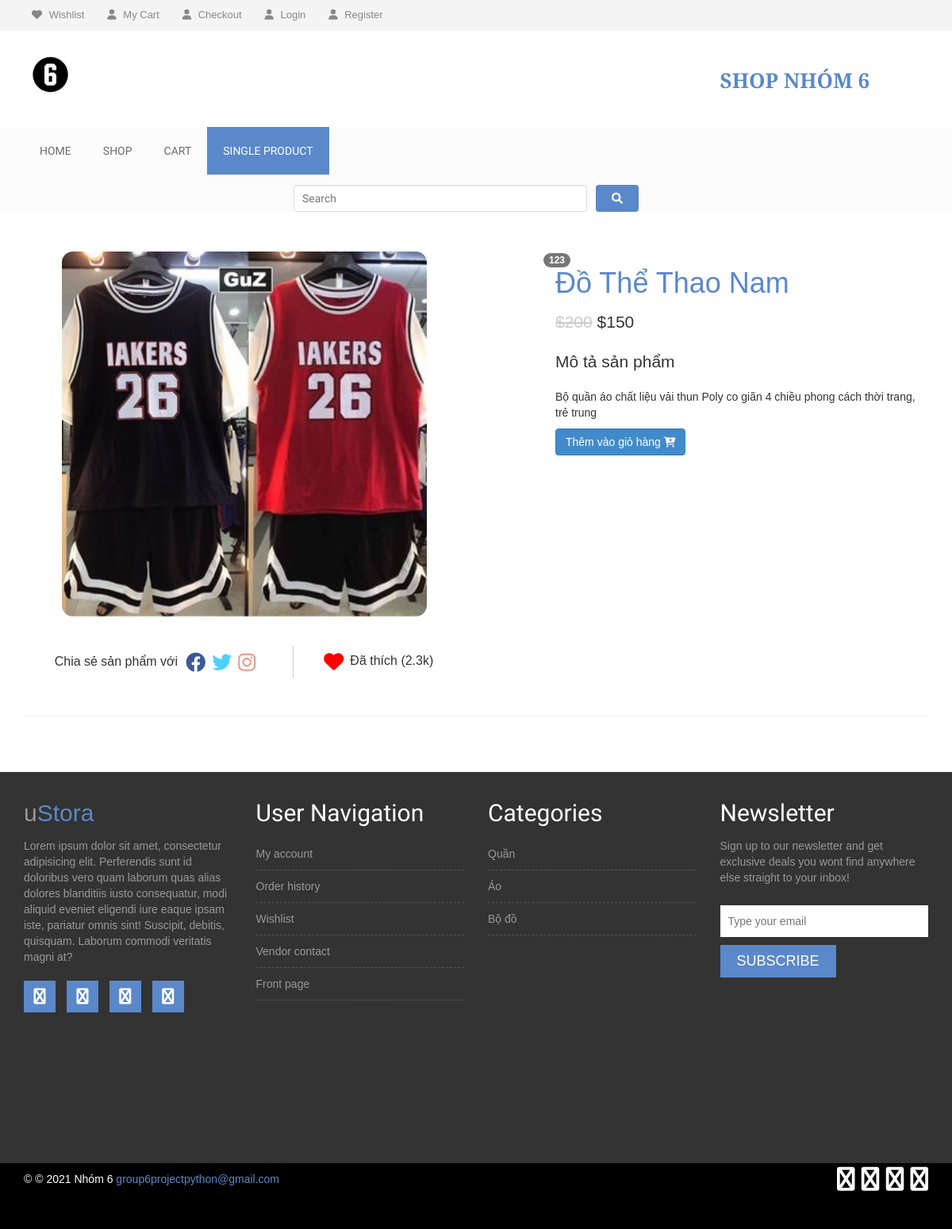
/product/1/, run on the app's committed database.
### Store/models.py (models this page shows, shortened)
class Product(models.Model):
    name = models.CharField(max_length=20)
    price = models.PositiveIntegerField(default=0)
    description = models.CharField(max_length=1000, default = "Không có")
    category = models.CharField(max_length=200, default=None)
    img = models.ImageField(upload_to='uploads/img')
    id = models.CharField(max_length=200, primary_key=True,default=1)
    slug = SlugField(max_length=100, unique=True,default=1)
    discount_price = models.PositiveIntegerField(blank=True, null=True,default=1)
    best_seller = models.BooleanField(default = False)

### Store/views.py (the view)
# urls.py: path('product/<slug>/', ProductDetailView.as_view(), name='product'),
class ProductDetailView(DetailView):
    model = Product
    template_name = "single-product.html"

### templates/single-product.html (shortened to what this page needs)
{% extends "base.html" %}
{% block content %}
  <main class="mt-5 pt-4">
    <div class="container dark-grey-text mt-5" style="margin-top:50px;margin-bottom:50px">
      <div class="row wow fadeIn">
        <div class="col-md-6 mb-4" style="text-align:center;">
          <img src="{{object.img.url}}" class="img-fluid" alt="" style="border-radius: 14px;height:460px;">
          <div style="display:flex;justify-content:space-evenly;padding-top:30px;font-size:14px;align-items:center">
            <div style="display:flex;padding:15px 0;align-items:center;font-size:16px">
              <span style="padding-right:10px">Chia sẻ sản phẩm với</span>
              <div style="display:flex">
                <i class="fab fa-facebook" style="color:#3b5999;font-size:25px;margin-right:8px"></i>
                <i class="fab fa-twitter" style="color:#4cd1ff;font-size:25px;margin-right:8px"></i>
                <i class="fab fa-instagram" style="color:#f3947b;font-size:25px;margin-right:8px"></i>
              </div>
            </div>
            <div style="display: flex;padding:15px 0;font-size:16px">
              <i class="fas fa-heart" style="color:red;position:relative;top:-1px;font-size:25px;margin-right:8px"></i>
              <p style="margin-bottom:0px">Đã thích (2.3k)</p>
            </div>
          </div>
        </div>
        <div class="col-md-6 mb-4" style="padding-left:100px">
          <div class="p-4">
            <div class="mb-3" style="position:relative;left:-15px">
              <a href="">
                <span class="badge purple mr-1">{{ object.category }} </span>
              </a>
            </div>
            <strong>
              <h1>
                <p style="color:#5a88ca" >
                  <span class="">{{ object.name }} </span>
                </p>
              </h1>
            </strong>
            <p class="lead">
              {% if object.discount_price %}
                <span class="mr-1" style="color:#ccc">
                  <del>${{ object.price }}</del>
                </span>
                <span>${{ object.discount_price }}</span>
              {% else %}
                <span>${{ object.price }} </span>
              {% endif %}
            </p>
            <p class="lead font-weight-bold">Mô tả sản phẩm</p>
            <p>{{ object.description }}</p>
            <a href="{% url 'add_cart' product.id %}" class="btn btn-primary btn-md my-0 p">
              Thêm vào giỏ hàng
              <i class="fas fa-cart-plus" style="font-size:13px"></i>
            </a>
          </div>
        </div>
      </div>
      <br>
      <hr >
    </div>
  </main>
{% endblock content %}
{% block active %}
                <li class=""><a href="{% url 'home' %}">Home</a></li>
                <li class=""><a href="{% url 'shop' %}">Shop</a></li>
                <li class=""><a href="{% url 'cart' %}">Cart</a></li>
                <li class="active"><a href="{% url 'shop' %}">Single Product</a></li>
                <li style="margin-left: 340px; margin-top: 13px;">
                    <form action="{% url 'search' %}" class="search" method="GET" style="display: flex;">
                        <div class="input-group w-100">
                            <input style="margin-right: 11px; width: 370px; border-radius:4px" type="text" class="form-control" placeholder="Search" name="q" value="{{ q }}">
                            <div class="input-group-append" style="display: flex;">
                                <button style="padding: 7px 20px" class="btn btn-primary" type="submit">
                                    <i class="fa fa-search"></i>
                                </button>
                            </div>
                        </div>
                    </form>
                </li>
{% endblock  %}

### static/Css/responsive.css (style rules this page uses)
@media only screen and (min-width: 992px) and (max-width: 1280px) { input[type="submit"], button[type="submit"] { padding: 11px 15px; } }

### static/Css/style.css (style rules this page uses)
img { max-width: 100%; height: auto; }
h1, h2, h3, h4, h5, h6 { margin: 0 0 15px; }
body { font-family:Arial, Helvetica, sans-serif; }
.mainmenu-area ul.navbar-nav li a { color: #6e6a6a; font-size: 14px; padding: 20px; }
.mainmenu-area ul.navbar-nav li:hover a, .mainmenu-area ul.navbar-nav li.active a { background: #5a88ca; color:#FFF; }
a { color: #5a88ca }
input[type="text"], input[type="password"], input[type="email"], textarea { border: 1px solid #ddd; padding: 10px; }
input[type="submit"], button[type=submit] { background: none repeat scroll 0 0 #5a88ca; border: medium none; color: #fff; padding: 11px 20px; text-transform: uppercase; }

### data on the page
Product: img (picture), category "123", name "Đồ Thể Thao Nam", price "200", discount_price "150", description "Bộ quần áo chất liệu vải thun Poly co giãn 4 chiều phong cách thời trang, trẻ trung"
